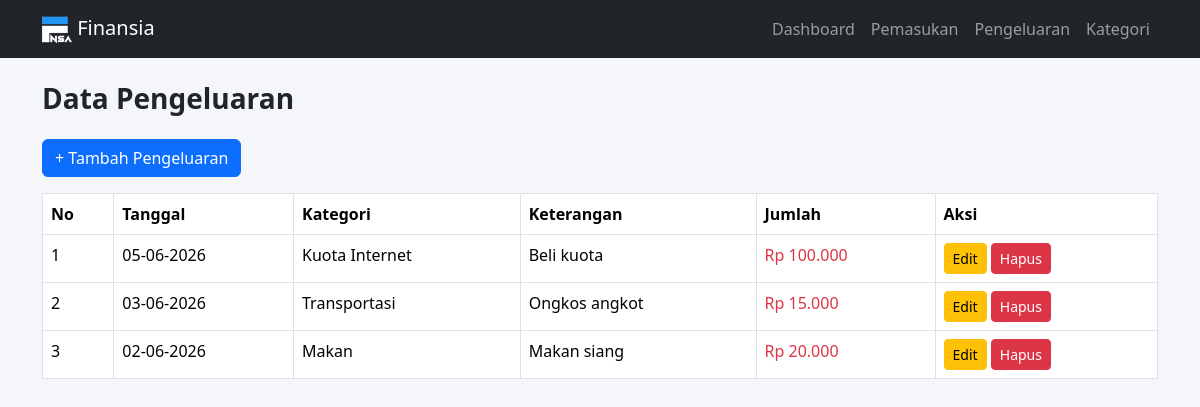
Screenshot of /pages/pengeluaran/index.php with the database file from the repository.
### tables this page shows
CREATE TABLE `pengeluaran` (
  `id_pengeluaran` int NOT NULL,
  `tanggal` date NOT NULL,
  `jumlah` int NOT NULL,
  `keterangan` text,
  `id_kategori` int DEFAULT NULL
);

CREATE TABLE `kategori` (
  `id_kategori` int NOT NULL,
  `nama_kategori` varchar(100) NOT NULL,
  `tipe` enum('pemasukan','pengeluaran') NOT NULL
);

### pages/pengeluaran/index.php (the view, shortened to what this page needs)
<?php
require_once '../../config/koneksi.php';
$base = "../../";
$query = "SELECT p.*, k.nama_kategori
          FROM pengeluaran p
          LEFT JOIN kategori k ON p.id_kategori = k.id_kategori
          ORDER BY p.tanggal DESC";
$data = mysqli_query($koneksi, $query);
?>
<!DOCTYPE html>
<html lang="id">
<head>
    <link href="https://cdn.jsdelivr.net/npm/bootstrap@5.3.3/dist/css/bootstrap.min.css" rel="stylesheet">
    <link href="<?= $base ?>assets/css/style.css" rel="stylesheet">
</head>
<body>
<?php include '../../config/navbar.php'; ?>
<div class="container">
    <h3 class="page-title">Data Pengeluaran</h3>
    <a href="tambah.php" class="btn btn-primary mb-3">+ Tambah Pengeluaran</a>
    <div class="table-responsive">
        <table class="table table-bordered table-hover bg-white">
            <thead>
                <tr>
                    <th>No</th>
                    <th>Tanggal</th>
                    <th>Kategori</th>
                    <th>Keterangan</th>
                    <th>Jumlah</th>
                    <th>Aksi</th>
                </tr>
            </thead>
            <tbody>
                <?php $no = 1; ?>
                <?php while ($row = mysqli_fetch_assoc($data)): ?>
                <tr>
                    <td><?= $no++ ?></td>
                    <td><?= date('d-m-Y', strtotime($row['tanggal'])) ?></td>
                    <td><?= htmlspecialchars($row['nama_kategori'] ?? '-') ?></td>
                    <td><?= htmlspecialchars($row['keterangan']) ?></td>
                    <td class="text-danger">Rp <?= number_format($row['jumlah'], 0, ',', '.') ?></td>
                    <td>
                        <a href="edit.php?id=<?= $row['id_pengeluaran'] ?>" class="btn btn-sm btn-warning">Edit</a>
                        <a href="hapus.php?id=<?= $row['id_pengeluaran'] ?>" class="btn btn-sm btn-danger"
                           onclick="return confirm('Yakin ingin menghapus data ini?')">Hapus</a>
                    </td>
                </tr>
                <?php endwhile; ?>
            </tbody>
        </table>
    </div>
</div>
</body>
</html>

### assets/css/style.css (style rules this page uses)
body { background-color: #f4f6f9; }
table thead { background-color: #343a40; color: #fff; }
.page-title { margin-bottom: 1.5rem; font-weight: 600; }

### rows the page displays
pengeluaran: tanggal "05-06-2026", id_kategori.nama_kategori "Kuota Internet", keterangan "Beli kuota", jumlah "100.000"
pengeluaran: tanggal "03-06-2026", id_kategori.nama_kategori "Transportasi", keterangan "Ongkos angkot", jumlah "15.000"
pengeluaran: tanggal "02-06-2026", id_kategori.nama_kategori "Makan", keterangan "Makan siang", jumlah "20.000"
